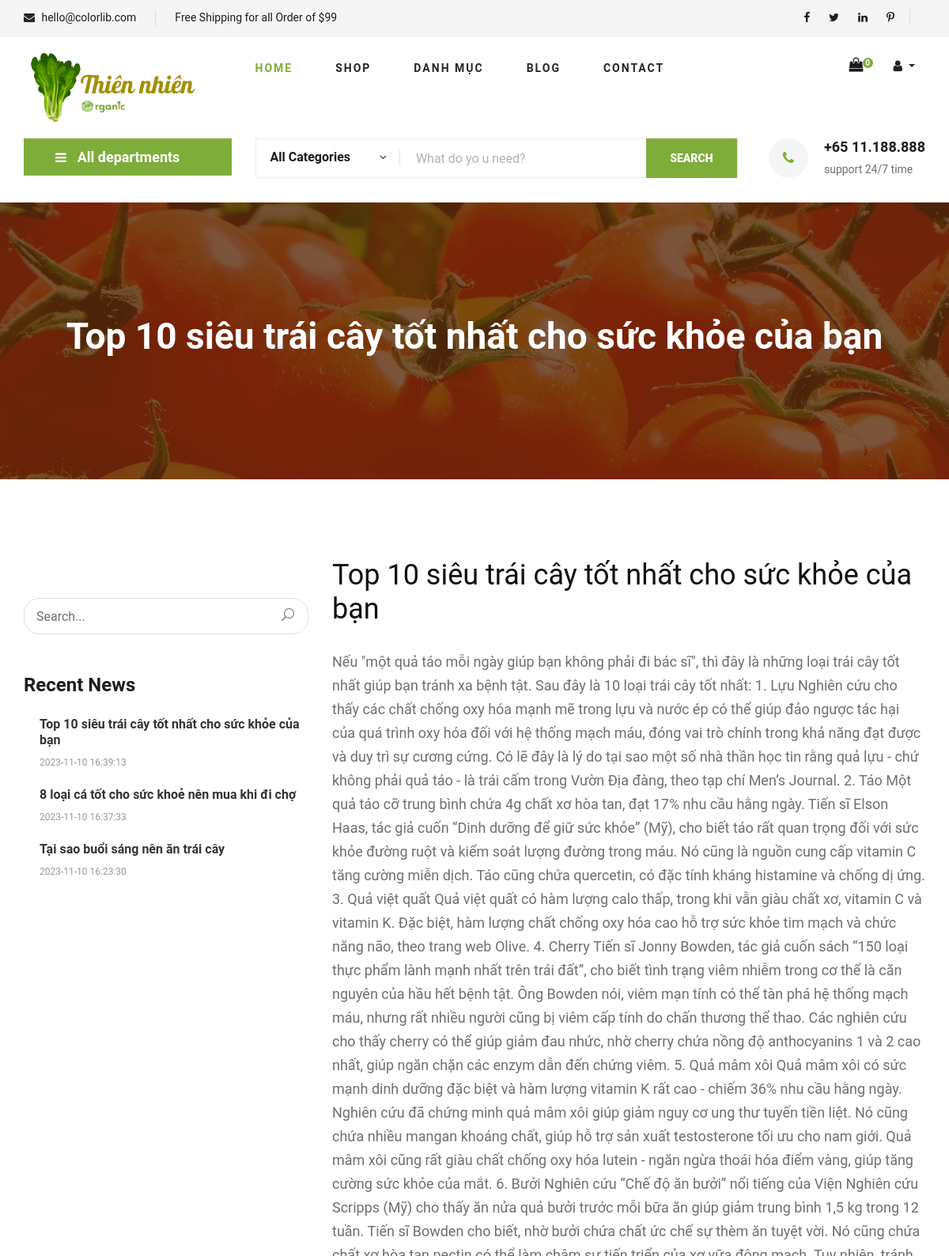
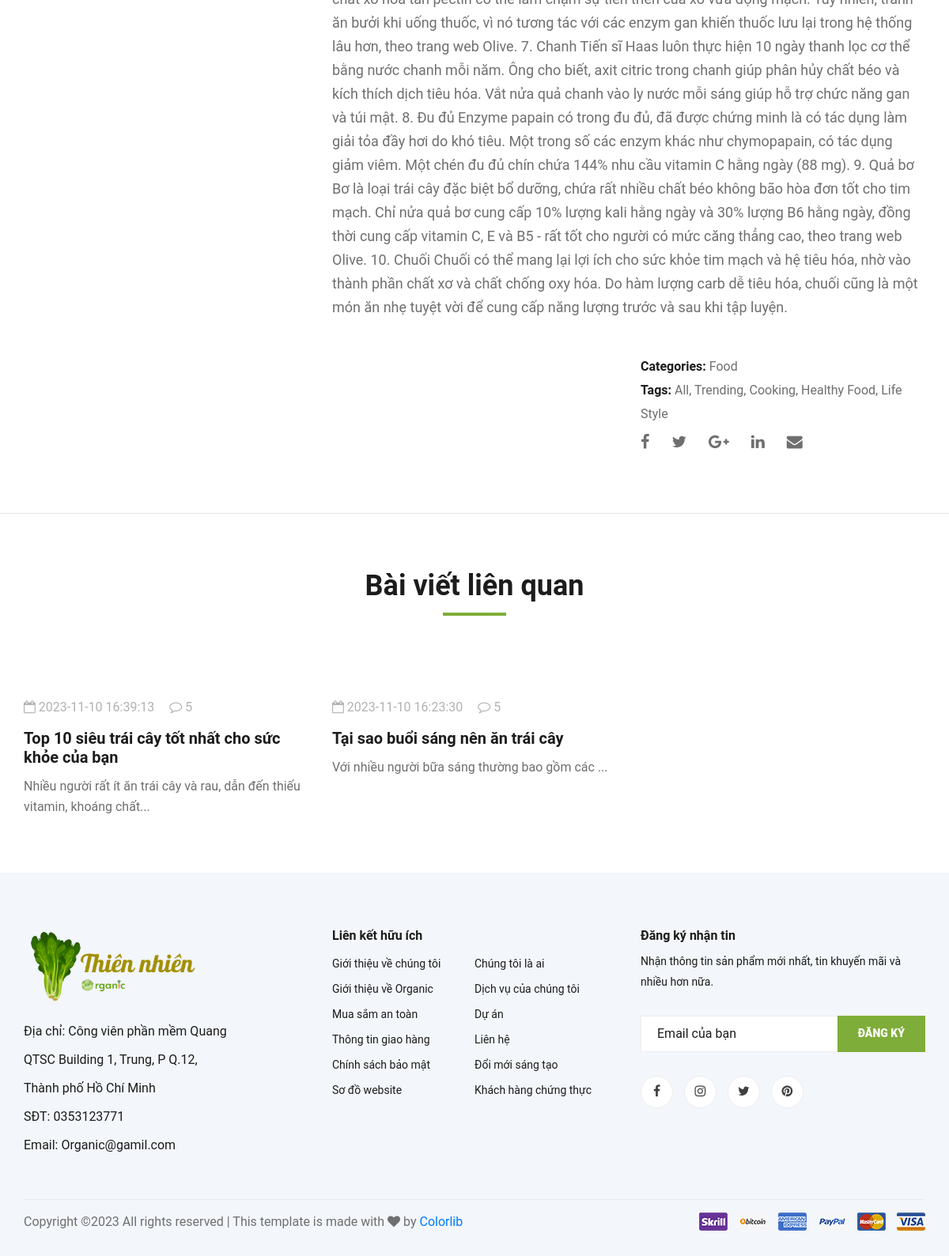
Page /index.php?mod=page&act=blog&MaBV=3 on the committed database (2 pictures, top to bottom).
### tables this page shows
CREATE TABLE `baiviet` (
  `MaBV` int NOT NULL,
  `TieuDe` varchar(50) NOT NULL,
  `HinhAnh` text NOT NULL,
  `HinhAnhDetail` text NOT NULL,
  `MoTaNgan` varchar(100) NOT NULL,
  `MoTa` text NOT NULL,
  `NgayViet` datetime NOT NULL DEFAULT CURRENT_TIMESTAMP,
  `MaDM` int NOT NULL
);

### model/m_pdo.php (called while the page is built, shortened)
<?php
function pdo_get_connection(){
    $dburl = "mysql:host=localhost;dbname=organic;charset=utf8";
    $username = 'root';
    $password = '';
    $conn = new PDO($dburl, $username, $password);
    $conn->setAttribute(PDO::ATTR_ERRMODE, PDO::ERRMODE_EXCEPTION);
    return $conn;
}
function pdo_query($sql){
    $sql_args = array_slice(func_get_args(), 1);
    try{
        $conn = pdo_get_connection();
        $stmt = $conn->prepare($sql);
        $stmt->execute($sql_args);
        $rows = $stmt->fetchAll();
        return $rows;
    }
    catch(PDOException $e){
        throw $e;
    }
    finally{
        unset($conn);
    }
}
function pdo_query_one($sql){
    $sql_args = array_slice(func_get_args(), 1);
    try{
        $conn = pdo_get_connection();
        $stmt = $conn->prepare($sql);
        $stmt->execute($sql_args);
        $row = $stmt->fetch(PDO::FETCH_ASSOC);
        return $row;
    }
    catch(PDOException $e){
        throw $e;
    }
    finally{
        unset($conn);
    }
}

### model/m_page.php (called while the page is built, shortened)
<?php
    include_once 'model/m_pdo.php';
    function page_blog(){
        return pdo_query("SELECT * FROM baiviet ORDER BY MaBV DESC LIMIT 3");
    }
    function page_blogId($MaBV){
        return pdo_query_one("SELECT * FROM baiviet WHERE MaBV = ?",$MaBV);
    }
    function page_blogRelate($MaDM){
        return pdo_query("SELECT * FROM baiviet WHERE MaDM = ? ORDER BY rand() ",$MaDM);
    }
?>

### view/v_page_blog.php (the view, shortened to what this page needs)
<section class="hero hero-normal">
    <div class="container">
        <div class="row">
            <div class="col-lg-3">
                <div class="hero__categories">
                    <div class="hero__categories__all">
                        <i class="fa fa-bars"></i>
                        <span>All departments</span>
                    </div>
                </div>
            </div>
            <div class="col-lg-9">
                <div class="hero__search">
                    <div class="hero__search__form">
                        <form action="#">
                            <div class="hero__search__categories">
                                All Categories
                                <span class="arrow_carrot-down"></span>
                            </div>
                            <input type="text" placeholder="What do yo u need?">
                            <button type="submit" class="site-btn">SEARCH</button>
                        </form>
                    </div>
                    <div class="hero__search__phone">
                        <div class="hero__search__phone__icon">
                            <i class="fa fa-phone"></i>
                        </div>
                        <div class="hero__search__phone__text">
                            <h5>+65 11.188.888</h5>
                            <span>support 24/7 time</span>
                        </div>
                    </div>
                </div>
            </div>
        </div>
    </div>
</section>
<section class="blog-details-hero set-bg" data-setbg="view/img/blog/details/details-hero.jpg">
    <div class="container">
        <div class="row">
            <div class="col-lg-12">
                <div class="blog__details__hero__text">
                    <h2><?=$detailblogid['TieuDe']?></h2>
                </div>
            </div>
        </div>
    </div>
</section>
<section class="blog-details spad">
    <div class="container">
        <div class="row">
            <div class="col-lg-4 col-md-5 order-md-1 order-2">
                <div class="blog__sidebar">
                    <div class="blog__sidebar__search">
                        <form action="#">
                            <input type="text" placeholder="Search...">
                            <button type="submit"><span class="icon_search"></span></button>
                        </form>
                    </div>
                    <div class="blog__sidebar__item">
                        <h4>Recent News</h4>
                        <div class="blog__sidebar__recent">
                            <?php foreach($getbaiviet as $item): ?>
                                <a href="#" class="blog__sidebar__recent__item">
                                    <div class="blog__sidebar__recent__item__text">
                                        <h6><?=$item['TieuDe']?></h6>
                                        <span><?=$item['NgayViet']?></span>
                                    </div>
                                </a>
                            <?php endforeach; ?>
                        </div>
                    </div>
                </div>
            </div>
            <div class="col-lg-8 col-md-7 order-md-1 order-1">
                <div class="blog__details__text">
                    <h2><?=$detailblogid['TieuDe']?></h2>
                    <p><?=$detailblogid['MoTa']?></p>
                </div>
                <div class="blog__details__content">
                    <div class="row">
                        <div class="col-lg-6">
                        </div>
                        <div class="col-lg-6">
                            <div class="blog__details__widget">
                                <ul>
                                    <li><span>Categories:</span> Food</li>
                                    <li><span>Tags:</span> All, Trending, Cooking, Healthy Food, Life Style</li>
                                </ul>
                                <div class="blog__details__social">
                                    <a href="#"><i class="fa fa-facebook"></i></a>
                                    <a href="#"><i class="fa fa-twitter"></i></a>
                                    <a href="#"><i class="fa fa-google-plus"></i></a>
                                    <a href="#"><i class="fa fa-linkedin"></i></a>
                                    <a href="#"><i class="fa fa-envelope"></i></a>
                                </div>
                            </div>
                        </div>
                    </div>
                </div>
            </div>
        </div>
    </div>
</section>
<section class="related-blog spad">
    <div class="container">
        <div class="row">
            <div class="col-lg-12">
                <div class="section-title related-blog-title">
                    <h2>Bài viết liên quan</h2>
                </div>
            </div>
        </div>
        <div class="row">
            <?php foreach($relateblog as $item): ?>
                <div class="col-lg-4 col-md-4 col-sm-6">
                    <div class="blog__item">
                        <div class="blog__item__pic">
                        </div>
                        <div class="blog__item__text">
                            <ul>
                                <li><i class="fa fa-calendar-o"></i> <?=$item['NgayViet']?></li>
                                <li><i class="fa fa-comment-o"></i> 5</li>
                            </ul>
                            <h5><a href="index.php?mod=page&act=blog&MaBV=<?=$item['MaBV']?>"><?=$item['TieuDe']?></a></h5>
                            <p><?=$item['MoTaNgan']?></p>
                        </div>
                    </div>
                </div>
            <?php endforeach; ?>
        </div>
    </div>
</section>

### rows in the picture
baiviet: TieuDe "Top 10 siêu trái cây tốt nhất cho sức khỏe của bạn", NgayViet "2023-11-10 16:39:13", MoTa "Nếu \"một quả táo mỗi ngày giúp bạn không phải đi bác sĩ\", thì đây là những loại trái cây tốt nhất giúp bạn tránh xa bệnh tật. Sau đây là 10 loại trái cây tốt nhất: 1. Lựu Nghiên cứu cho thấy các chất chống oxy hóa mạnh mẽ trong lựu và nước ép có thể giúp đảo ngược tác hại của quá trình oxy hóa đối với hệ thống mạch máu, đóng vai trò chính trong khả năng đạt được và duy trì sự cương cứng. Có lẽ đây là lý do tại sao một số nhà thần học tin rằng quả lựu - chứ không phải quả táo - là trái cấm trong Vườn Địa đàng, theo tạp chí Men’s Journal. 2. Táo Một quả táo cỡ trung bình chứa 4g chất xơ hòa tan, đạt 17% nhu cầu hằng ngày. Tiến sĩ Elson Haas, tác giả cuốn “Dinh dưỡng để giữ sức khỏe” (Mỹ), cho…", MoTaNgan "Nhiều người rất ít ăn trái cây và rau, dẫn đến thiếu vitamin, khoáng chất..."
baiviet: TieuDe "8 loại cá tốt cho sức khoẻ nên mua khi đi chợ", NgayViet "2023-11-10 16:37:33"
baiviet: TieuDe "Tại sao buổi sáng nên ăn trái cây", NgayViet "2023-11-10 16:23:30", MoTaNgan "Với nhiều người bữa sáng thường bao gồm các ..."

### other values in the picture
COUNT($_SESSION['mygiohang']) "0"
